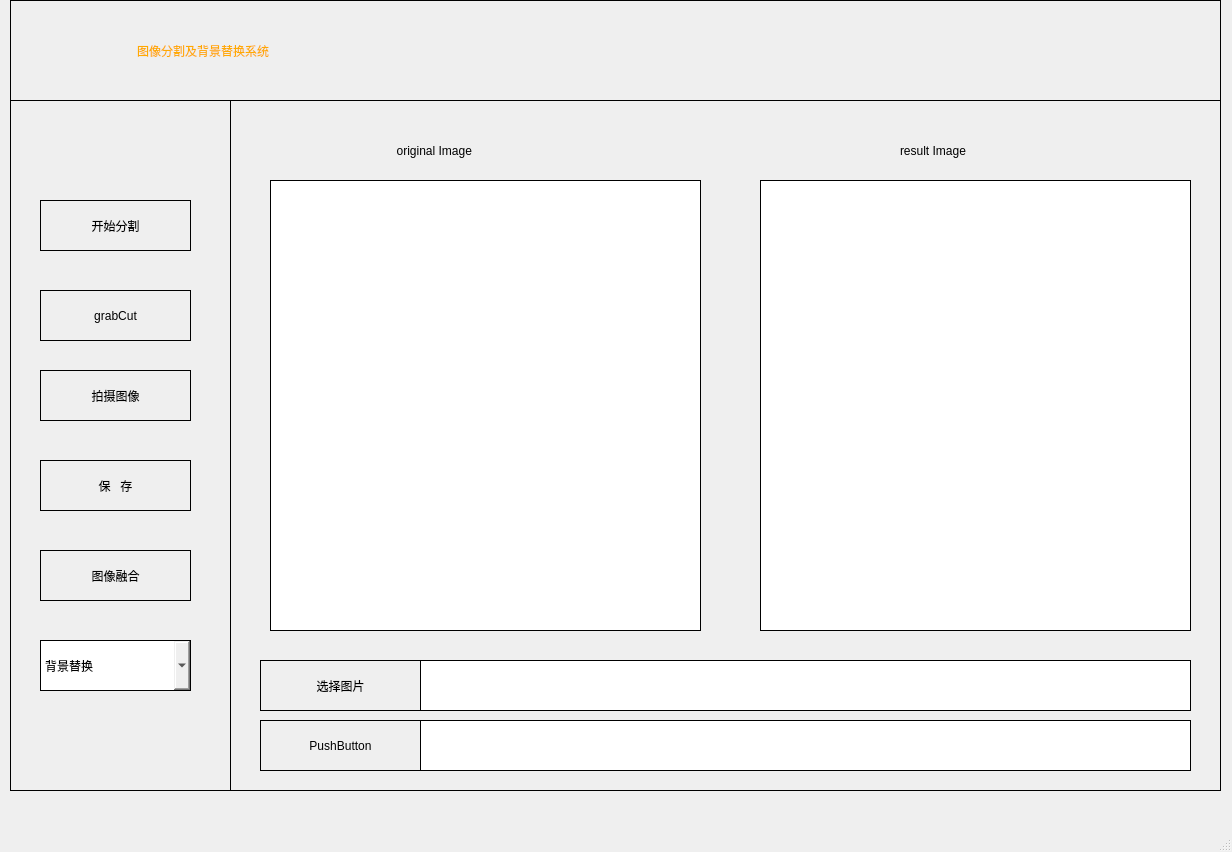
<?xml version="1.0" encoding="UTF-8"?>
<ui version="4.0">
 <class>MainWindow</class>
 <widget class="QMainWindow" name="MainWindow">
  <property name="geometry">
   <rect>
    <x>0</x>
    <y>0</y>
    <width>1232</width>
    <height>852</height>
   </rect>
  </property>
  <property name="windowTitle">
   <string>MainWindow</string>
  </property>
  <widget class="QWidget" name="centralwidget">
   <widget class="QWidget" name="widget" native="true">
    <property name="geometry">
     <rect>
      <x>10</x>
      <y>0</y>
      <width>1211</width>
      <height>791</height>
     </rect>
    </property>
    <property name="styleSheet">
     <string notr="true">border:1px solid black;
/*background-color:rgb(170, 255, 255);*/</string>
    </property>
    <widget class="QLabel" name="label">
     <property name="geometry">
      <rect>
       <x>0</x>
       <y>0</y>
       <width>1211</width>
       <height>101</height>
      </rect>
     </property>
     <property name="styleSheet">
      <string notr="true">font: 24pt &quot;Arial&quot;;
color:rgb(255, 170, 0);
text-aligen:center;</string>
     </property>
     <property name="text">
      <string>                                     图像分割及背景替换系统</string>
     </property>
    </widget>
    <widget class="QLabel" name="label_2">
     <property name="geometry">
      <rect>
       <x>260</x>
       <y>180</y>
       <width>431</width>
       <height>451</height>
      </rect>
     </property>
     <property name="styleSheet">
      <string notr="true">background-color:rgb(255, 255, 255);</string>
     </property>
     <property name="text">
      <string/>
     </property>
    </widget>
    <widget class="QLabel" name="label_3">
     <property name="geometry">
      <rect>
       <x>750</x>
       <y>180</y>
       <width>431</width>
       <height>451</height>
      </rect>
     </property>
     <property name="styleSheet">
      <string notr="true">background-color:rgb(255, 255, 255);</string>
     </property>
     <property name="text">
      <string/>
     </property>
    </widget>
    <widget class="QLabel" name="label_4">
     <property name="geometry">
      <rect>
       <x>370</x>
       <y>130</y>
       <width>181</width>
       <height>41</height>
      </rect>
     </property>
     <property name="styleSheet">
      <string notr="true">border:0px;
font: 14pt &quot;Arial&quot;;
</string>
     </property>
     <property name="text">
      <string>     original Image</string>
     </property>
    </widget>
    <widget class="QLabel" name="label_5">
     <property name="geometry">
      <rect>
       <x>890</x>
       <y>130</y>
       <width>131</width>
       <height>41</height>
      </rect>
     </property>
     <property name="styleSheet">
      <string notr="true">font: 14pt &quot;Arial&quot;;
border:0px;</string>
     </property>
     <property name="text">
      <string>result Image</string>
     </property>
    </widget>
    <widget class="QPushButton" name="pushButton">
     <property name="geometry">
      <rect>
       <x>250</x>
       <y>660</y>
       <width>161</width>
       <height>51</height>
      </rect>
     </property>
     <property name="styleSheet">
      <string notr="true">font: 12pt &quot;Arial&quot;;</string>
     </property>
     <property name="text">
      <string>选择图片</string>
     </property>
    </widget>
    <widget class="QLineEdit" name="lineEdit">
     <property name="geometry">
      <rect>
       <x>410</x>
       <y>660</y>
       <width>771</width>
       <height>51</height>
      </rect>
     </property>
    </widget>
    <widget class="QPushButton" name="pushButton_2">
     <property name="geometry">
      <rect>
       <x>250</x>
       <y>720</y>
       <width>161</width>
       <height>51</height>
      </rect>
     </property>
     <property name="styleSheet">
      <string notr="true">font: 12pt &quot;Arial&quot;;</string>
     </property>
     <property name="text">
      <string>PushButton</string>
     </property>
    </widget>
    <widget class="QLineEdit" name="lineEdit_2">
     <property name="geometry">
      <rect>
       <x>410</x>
       <y>720</y>
       <width>771</width>
       <height>51</height>
      </rect>
     </property>
    </widget>
    <widget class="QLabel" name="label_6">
     <property name="geometry">
      <rect>
       <x>0</x>
       <y>100</y>
       <width>221</width>
       <height>691</height>
      </rect>
     </property>
     <property name="text">
      <string/>
     </property>
    </widget>
    <widget class="QPushButton" name="pushButton_3">
     <property name="geometry">
      <rect>
       <x>30</x>
       <y>200</y>
       <width>151</width>
       <height>51</height>
      </rect>
     </property>
     <property name="styleSheet">
      <string notr="true">
font: 14pt &quot;Arial&quot;;</string>
     </property>
     <property name="text">
      <string>开始分割</string>
     </property>
    </widget>
    <widget class="QPushButton" name="pushButton_4">
     <property name="geometry">
      <rect>
       <x>30</x>
       <y>290</y>
       <width>151</width>
       <height>51</height>
      </rect>
     </property>
     <property name="styleSheet">
      <string notr="true">
font: 14pt &quot;Arial&quot;;
</string>
     </property>
     <property name="text">
      <string>grabCut</string>
     </property>
    </widget>
    <widget class="QPushButton" name="pushButton_5">
     <property name="geometry">
      <rect>
       <x>30</x>
       <y>460</y>
       <width>151</width>
       <height>51</height>
      </rect>
     </property>
     <property name="styleSheet">
      <string notr="true">
font: 14pt &quot;Arial&quot;;</string>
     </property>
     <property name="text">
      <string>保   存</string>
     </property>
    </widget>
    <widget class="QPushButton" name="pushButton_6">
     <property name="geometry">
      <rect>
       <x>30</x>
       <y>550</y>
       <width>151</width>
       <height>51</height>
      </rect>
     </property>
     <property name="styleSheet">
      <string notr="true">
font: 14pt &quot;Arial&quot;;</string>
     </property>
     <property name="text">
      <string>图像融合</string>
     </property>
    </widget>
    <widget class="QComboBox" name="comboBox">
     <property name="geometry">
      <rect>
       <x>30</x>
       <y>640</y>
       <width>151</width>
       <height>51</height>
      </rect>
     </property>
     <property name="styleSheet">
      <string notr="true">font: 14pt &quot;Arial&quot;;</string>
     </property>
     <item>
      <property name="text">
       <string notr="true">背景替换</string>
      </property>
     </item>
     <item>
      <property name="text">
       <string>红色</string>
      </property>
     </item>
     <item>
      <property name="text">
       <string>蓝色</string>
      </property>
     </item>
     <item>
      <property name="text">
       <string>白色</string>
      </property>
     </item>
     <item>
      <property name="text">
       <string>绿色</string>
      </property>
     </item>
     <item>
      <property name="text">
       <string>自定义</string>
      </property>
     </item>
    </widget>
    <widget class="QPushButton" name="pushButton_7">
     <property name="geometry">
      <rect>
       <x>30</x>
       <y>370</y>
       <width>151</width>
       <height>51</height>
      </rect>
     </property>
     <property name="styleSheet">
      <string notr="true">
font: 14pt &quot;Arial&quot;;</string>
     </property>
     <property name="text">
      <string>拍摄图像</string>
     </property>
    </widget>
   </widget>
  </widget>
  <widget class="QMenuBar" name="menubar">
   <property name="geometry">
    <rect>
     <x>0</x>
     <y>0</y>
     <width>1232</width>
     <height>26</height>
    </rect>
   </property>
  </widget>
  <widget class="QStatusBar" name="statusbar"/>
 </widget>
 <resources/>
 <connections/>
</ui>
